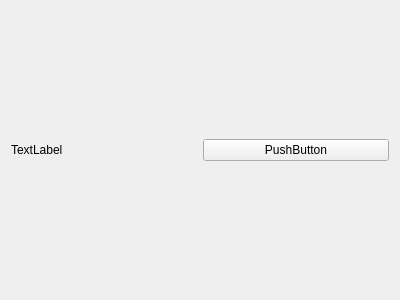
<?xml version="1.0" encoding="UTF-8"?>
<ui version="4.0">
 <class>Track</class>
 <widget class="QWidget" name="Track">
  <property name="geometry">
   <rect>
    <x>0</x>
    <y>0</y>
    <width>400</width>
    <height>300</height>
   </rect>
  </property>
  <property name="windowTitle">
   <string>Form</string>
  </property>
  <layout class="QHBoxLayout" name="horizontalLayout">
   <item>
    <widget class="QLabel" name="label">
     <property name="text">
      <string>TextLabel</string>
     </property>
    </widget>
   </item>
   <item>
    <widget class="QPushButton" name="pushButton">
     <property name="text">
      <string>PushButton</string>
     </property>
    </widget>
   </item>
  </layout>
 </widget>
 <resources/>
 <connections/>
</ui>
